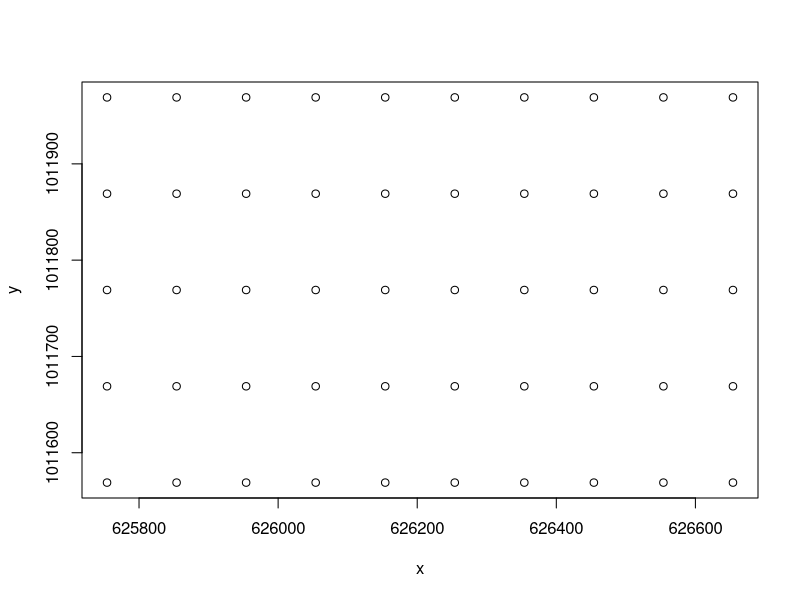
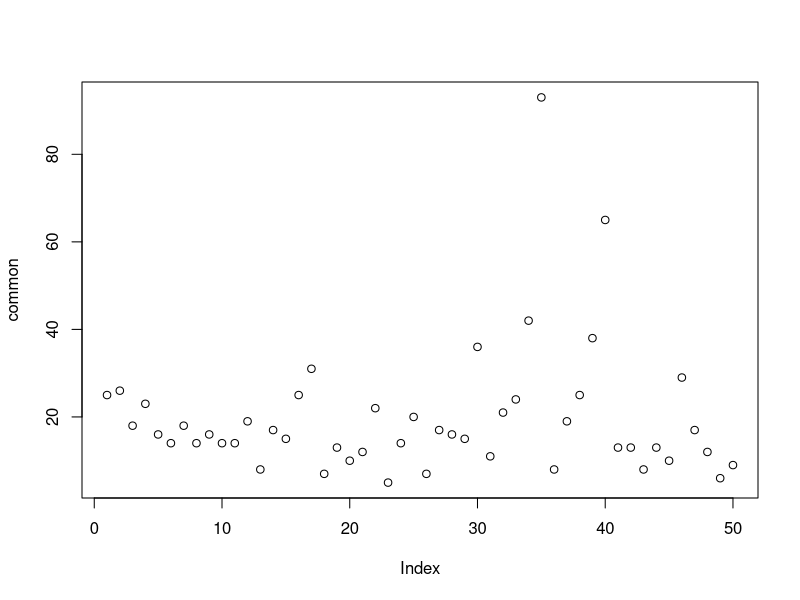
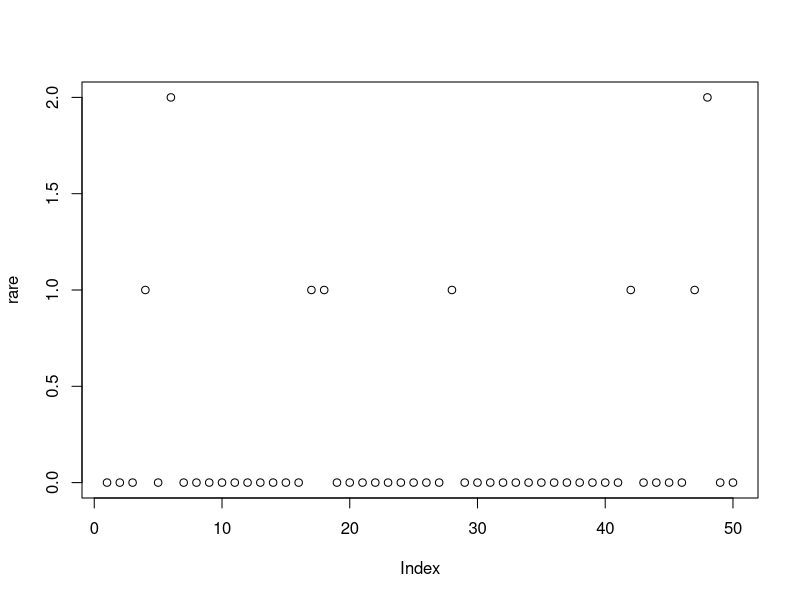
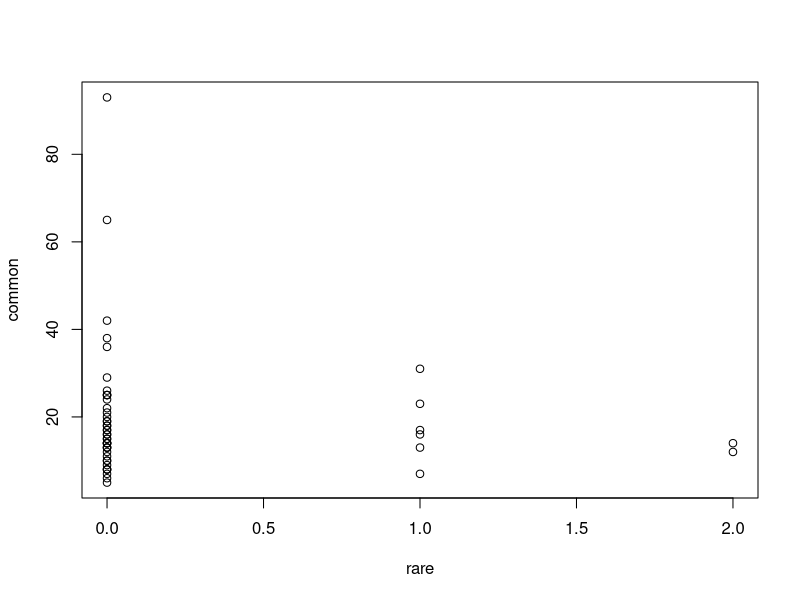
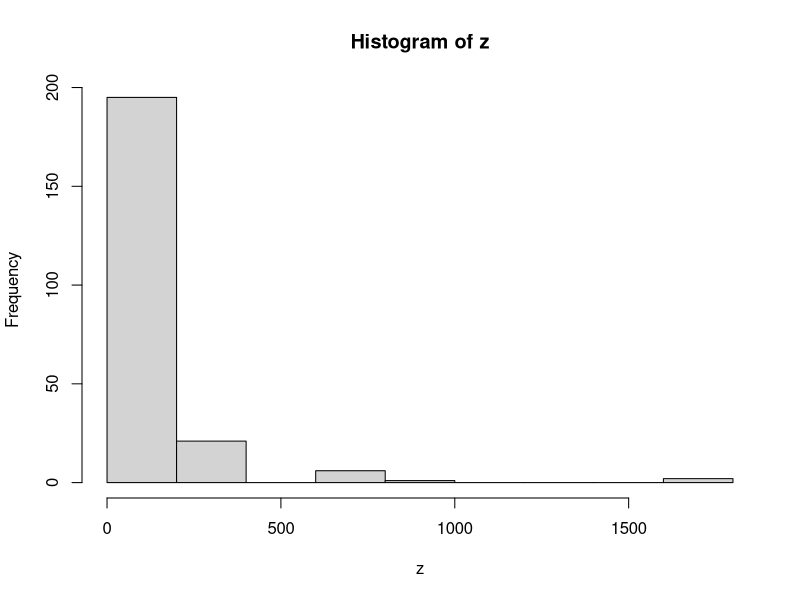
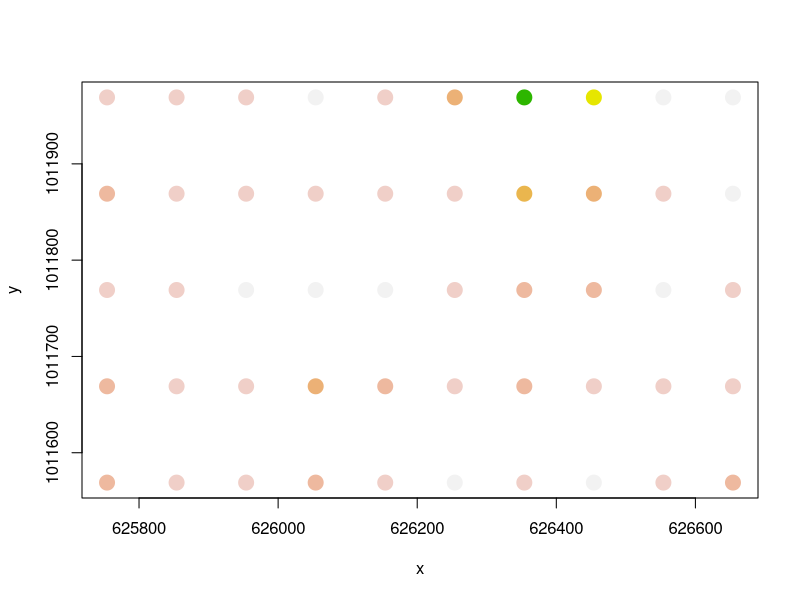
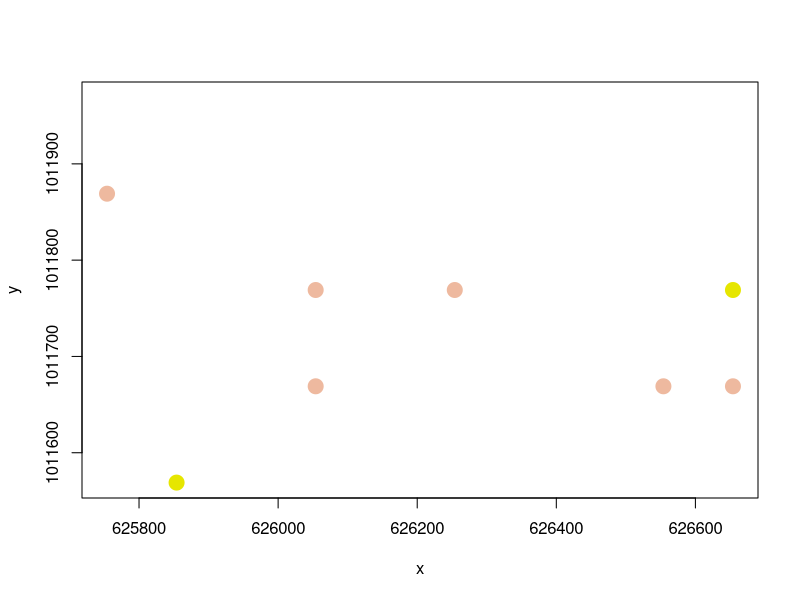
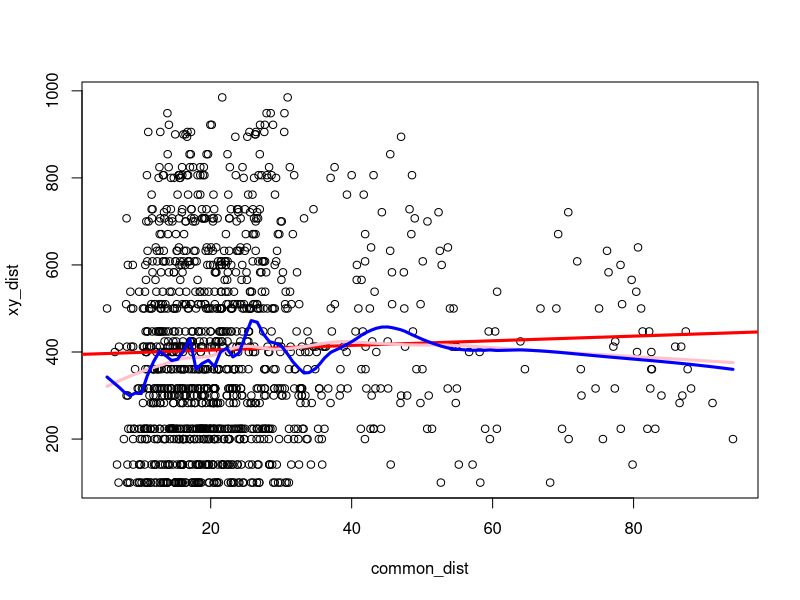

Source code (R) for these figures, in order: (Note: this script raises an error after producing the figures.)
#Assignement 5: Spatial Modeling
#Jeff Good
#2/11/2020

library(vegan)
library(nlme)
data("BCI")
BCI_xy = data.frame(x = rep(seq(625754, 626654, by=100), each=5), 
                    y = rep(seq(1011569,  1011969, by=100), len=50))

#1. Evidence of spatial dependence:

plot(BCI_xy) 
head(BCI)
summary(BCI)
#BCI is abundance of species
#BCI_xy is cooridnates
#Common: coloumn 11: Alseis
#Rare: coloumn 225: Zuelania 
#Common and rare determined by approximate and relative presence by site
common <- BCI[,11]
rare <- BCI[,225]
plot(common)
plot(rare)
plot(common~rare)#need to integrate the coordiantes with the abundance
?colSums()
z <- colSums(BCI, na.rm = FALSE, dims = 1)
hist(z)# super skewed

col_brks = hist(common, plot = F)$breaks
col_indices = as.numeric(cut(common, col_brks))
cols = rev(terrain.colors(length(col_brks)))
plot(BCI_xy, cex=2, pch=19, col = cols[col_indices])

col_brks = hist(rare, plot = F)$breaks
col_indices = as.numeric(cut(rare, col_brks))
cols = rev(terrain.colors(length(col_brks)))
plot(BCI_xy, cex=2, pch=19, col = cols[col_indices])
#?? - Function example to do this for both rare and Common?)

common_dist <- dist(BCI[ ,common])
rare_dist <- dist(BCI[ , rare])
xy_dist <- dist(BCI_xy)
max_dist <- max(xy_dist) / 2

plot(xy_dist ~ common_dist)
abline(lm(xy_dist ~ common_dist), lwd=3, col='red')
lines(lowess(xy_dist ~ common_dist), lwd=3, col='pink')
lines(lowess(xy_dist ~ common_dist, f=0.1), lwd=3, col='blue')
abline(v = max_dist, col='red', lwd=3, lty=2)
#?? sometimes the line (abline = vmax) doesnt show up

plot(xy_dist ~ rare_dist)
abline(lm(xy_dist ~ rare_dist), lwd=3, col='red')
lines(lowess(xy_dist ~ rare_dist), lwd=3, col='pink')
lines(lowess(xy_dist ~ rare_dist, f=0.1), lwd=3, col='blue')
abline(v = max_dist, col='red', lwd=3, lty=2)

mantel(xy_dist, common_dist)
#The common species, Alseis sp., has a slight positive correlation 
#with abundance and spatial distance whereas the rare species, Zuelania, 
#exhibited a slightly negative correlation.


#2. 
#Drypetes standleyi
#Model 1. ds against single species predictor value
#Model 2. ds against all species
sp_ids = c("Cordia.lasiocalyx", "Hirtella.triandra",
           "Picramnia.latifolia", "Quassia.amara",
           "Tabernaemontana.arborea", "Trattinnickia.aspera", 
           "Xylopia.macrantha")
df <- data.frame(BCI, BCI_xy)
single <- as.formula(paste("Drypetes.standleyi ~ ",
                           paste(sp_ids[1], collapse= "+")))
all <- as.formula(paste("Drypetes.standleyi ~ ",
                         paste(sp_ids, collapse= "+")))
model1 <- gls(single, data=df)
model2 <- gls(all, data=df)

plot(Variogram(model1, form = ~ x + y))
plot(Variogram(model1, resType='normalized'))
plot(Variogram(model2, form = ~ x + y))
plot(Variogram(model2, resType = 'normalized'))
summary(model1)
summary(model2)

#exp
model1_exp <- update(model1, corr = corExp(form = ~ x+y))
plot(Variogram(model1_exp, maxDist = max_dist))
plot(Variogram(model1_exp, resType='normalized', maxDist = max_dist))
#normally distributed
model2_exp <- update(model2, corr = corExp(form = ~ x+y))
plot(Variogram(model2_exp, maxDist = max_dist))
plot(Variogram(model2_exp, resType = 'normalized', maxDist = max_dist))
#normally distributed 
summary(model1_exp)
summary(model2_exp)
#? Better models available? Maybe spherical? 

#with nugget
model1_exp_nug <- update(model1_exp, corr = corExp(form = ~ x + y, nugget = T))
plot(Variogram(model1_exp_nug, maxDist = max_dist)) #much better fit
model2_exp_nug <- update(model2_exp, corr = corExp(form = ~ x + y, nugget = T))
plot(Variogram(model2_exp_nug, maxDist = max_dist))# not so good of a fit
plot(Variogram(model2_exp_nug, resType = 'n', maxDist = max_dist))
summary(model1_exp_nug)
summary(model2_exp_nug)

anova(model1, model1_exp, model1_exp_nug)
anova(model2, model2_exp, model2_exp_nug)
#? not working due to forms not being two sided? 

#suggested:
summary(model1)
summary(model2)

summary(model1_exp)
summary(model2_exp)

summary(model1_exp_nug)
summary(model2_exp_nug)


#By including spatial error terms, the single species comparison 
#had a farily large impact on the coefficents of the model as seen
#from the very different outputs between the two graphs respective of 
#their data input.

#ANOVA not working? Why is my 'form' not a two-sided fromula?

#Adding a spatial error term should have influenced the models because
#some of the species actually were seen to be spatially distributed as seen 
#in part one of the assignment.  If these species were included
#in the modeling, their spatial structure would have lowered the error between
#the two models.









